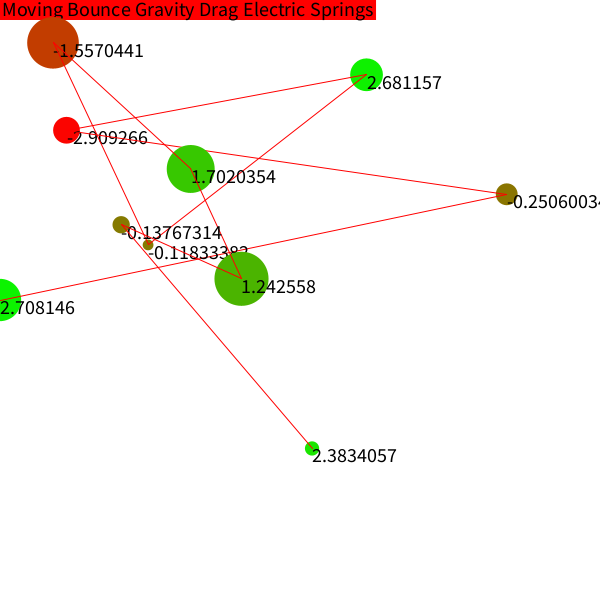
Frame 1 (no input)
Frame 60 (the mouse pressed at the canvas centre just before this capture): identical to frame 1, image omitted
Frame 120 (the mouse held since frame 60 and released just before this capture): identical to frame 1, image omitted

The Processing sketch that drew this single still picture (run headless with seeded random() and noise(); from frame 60 on, the mouse is pressed at the canvas centre):

// Processing sketch: p03
// ── p03.pde
/** -----------------------------------------------
 
 ----------------------------------------------- */


int NUM_ORBS = 10;
int MIN_SIZE = 10;
int MAX_SIZE = 60;
float MIN_MASS = 10;
float MAX_MASS = 100;
float G_CONSTANT = 1;
float D_COEF = 0.1;

int SPRING_LENGTH = 50;
float  SPRING_K = 0.005;
float ELECTRIC_K = 1200;

int MOVING = 0;
int BOUNCE = 1;
int GRAVITY = 2;
int DRAGF = 3;
int ELECTRIC = 4;
int SPRINGS = 5;
boolean[] toggles = new boolean[6];
String[] modes = {"Moving", "Bounce", "Gravity", "Drag", "Electric", "Springs"};

Orb[] orbs;
int orbCount;


void setup()
{
  size(600, 600);

  
  makeOrbs(false);
 

  println(orbs.length);
}//setup


void draw()
{
  background(255);
  displayMode();

  //draw the orbs and springs
  for (int o=0; o < orbCount; o++) {
    orbs[o].display();
    
     stroke(10);
     if(o>0) {
    drawSpring(orbs[o],orbs[o-1]);
     }

    
    //Use drawspring correctly to draw springs
  }//draw orbs & springs

  if (toggles[MOVING]) {
    if(toggles[5]) {
    applySprings();
    }
  
    if(toggles[3]) {
    for (int o=0; o < orbCount; o++) {
      orbs[o].applyForce(orbs[o].getDragForce(D_COEF));
    }
    }
    if(toggles[4]) {
      applyElectricity();
      //applyElectric();
    }
    if(toggles[2]) {
      applyGravity();
    }

    for (int o=0; o < orbCount; o++) {
      orbs[o].move(toggles[BOUNCE]);
    }
  }//moving

}//draw



 


void makeOrbs(boolean ordered)
{
   orbCount = NUM_ORBS;
   orbs = new Orb[orbCount];
   orbs[0]=new FixedOrb(0,height/2,random(MIN_SIZE,MAX_SIZE),random(MIN_MASS,MAX_MASS));
   if(ordered) {
     for(int i = 1;i<orbCount;i++) {
      orbs[i]=new Orb(SPRING_LENGTH*i,height/2,random(MIN_SIZE,MAX_SIZE),random(MIN_MASS,MAX_MASS));
     drawSpring(orbs[i],orbs[i-1]);
   }
 }
 if(!ordered) {
   for(int i = 1;i<orbCount;i++) {
     orbs[i]=new Orb();
   }
 }
 
}//makeOrbs



void drawSpring(Orb o0, Orb o1)
{
  if(dist(o0.center.x,o0.center.y,o1.center.x,o1.center.y)>SPRING_LENGTH) {
   stroke(255,0,0); 
  }
  if(dist(o0.center.x,o0.center.y,o1.center.x,o1.center.y)==SPRING_LENGTH) {
   stroke(0,0,0); 
  }
  if(dist(o0.center.x,o0.center.y,o1.center.x,o1.center.y)<SPRING_LENGTH) {
   stroke(0,255,0); 
  }
  
  line(o0.center.x,o0.center.y,o1.center.x,o1.center.y);
}//drawSpring



void applySprings()
{
  orbs[0].applyForce(orbs[0].getSpring(orbs[1],SPRING_LENGTH,SPRING_K));
  orbs[orbCount-1].applyForce(orbs[orbCount-1].getSpring(orbs[orbCount-2],SPRING_LENGTH,SPRING_K));
  for(int i = 1;i<orbCount-1;i++) {
    orbs[i].applyForce(orbs[i].getSpring(orbs[i-1],SPRING_LENGTH,SPRING_K));
    orbs[i].applyForce(orbs[i].getSpring(orbs[i+1],SPRING_LENGTH,SPRING_K));
  }
}//applySprings

void applyElectricity() {
  for(int i = 0;i<orbCount;i++) {
    for(int j = 0;j<orbCount;j++) {
      if(!(i==j)) {
      orbs[i].applyForce(orbs[i].getElectric(orbs[j],ELECTRIC_K));
      }
    }
  }
}

void applyElectric() {
  orbs[0].applyForce(orbs[0].getElectric(orbs[1],ELECTRIC_K));
  orbs[orbCount-1].applyForce(orbs[orbCount-1].getElectric(orbs[orbCount-2],ELECTRIC_K));
  for(int i = 1;i<orbCount-1;i++) {
    orbs[i].applyForce(orbs[i].getElectric(orbs[i-1],ELECTRIC_K));
    orbs[i].applyForce(orbs[i].getElectric(orbs[i+1],ELECTRIC_K));
  }
}

void applyGravity() {
  orbs[0].applyForce(orbs[0].getGravity(orbs[1],G_CONSTANT));
  orbs[orbCount-1].applyForce(orbs[orbCount-1].getGravity(orbs[orbCount-2],G_CONSTANT));
  for(int i = 1;i<orbCount-1;i++) {
   orbs[i].applyForce(orbs[i].getElectric(orbs[i-1],ELECTRIC_K));
   orbs[1].applyForce(orbs[i].getElectric(orbs[i+1],ELECTRIC_K));
  }
}
void addOrb()
{
  if(orbCount<orbs.length) {
    orbs[orbCount]=new Orb();
    orbCount++;
  }
  if(orbCount>=orbs.length) {
    Orb[] orbsNew = new Orb[orbCount+1];
    arrayCopy(orbs,orbsNew);
    orbs=orbsNew;
    orbs[orbCount]=new Orb();
    orbCount++;
  }
}//addOrb



void keyPressed()
{
  if (key == ' ') {
    toggles[MOVING]  = !toggles[MOVING];
  }
  if (key == 'g') {
    toggles[GRAVITY] = !toggles[GRAVITY];
  }
  if (key == 'b') {
    toggles[BOUNCE]  = !toggles[BOUNCE];
  }
  if (key == 'd') {
    toggles[DRAGF]   = !toggles[DRAGF];
  }
  if (key=='e') {
   toggles[ELECTRIC] = !toggles[ELECTRIC]; 
  }
  if (key=='s') {
    toggles[SPRINGS] = !toggles[SPRINGS];
  }
  if (key == '1') {
    makeOrbs(true);
  }
  if (key == '2') {
    makeOrbs(false);
  }

  if (key == '-') {
    
    if(orbCount>2) {
    orbs[orbCount-1]=null;
    orbCount--;
    }
  }//removal
  if (key == '=' || key == '+') {
   
    addOrb();
  }//addition
}//keyPressed



void displayMode()
{
  textAlign(LEFT, TOP);
  textSize(20);
  noStroke();
  int spacing = 85;
  int x = 0;

  for (int m=0; m<toggles.length; m++) {
    //set box color
    if (toggles[m]) {
      fill(0, 255, 0);
    } else {
      fill(255, 0, 0);
    }

    float w = textWidth(modes[m]);
    rect(x, 0, w+5, 20);
    fill(0);
    text(modes[m], x+2, 2);
    x+= w+5;
  }
}//display

// ── FixedOrb.pde
class FixedOrb extends Orb
{

  /**
used for making fixed orbs with a fixed colour that you want to place and give specific mass to
   */
  FixedOrb(float x, float y, float s, float m)
  {
    super(x, y, s, m);
     color r=color(255,0,0);
    color g=color(0,255,0);
    color c0 = lerpColor(r,g,charge/6+0.5);
c = c0;
  }

  /**
used for making fixed orbs with a fixed colour placed randomly
   */
  FixedOrb()
  {
    super();
     color r=color(255,0,0);
    color g=color(0,255,0);
    color c0 = lerpColor(r,g,charge/6+0.5);
c = c0;
  }

  /**
overrides move so that the fixed orb never moves
   */
  void move(boolean bounce)
  {
    //do nothing
  }
}//fixedOrb

// ── Orb.pde
class Orb
{

  //instance variables
  PVector center;
  PVector velocity;
  PVector acceleration;
  float bsize;
  float mass;
  color c;
  float charge;


  /**
used for making a new orb class placed randomly
   */
  Orb()
  {
    bsize = random(10, MAX_SIZE);
    float x = random(bsize/2, width-bsize/2);
    float y = random(bsize/2, height-bsize/2);
    charge = random(-3,3);
    center = new PVector(x, y);
    mass = random(10, 100);
    velocity = new PVector();
    acceleration = new PVector();
    setColor();
    
  }


  /**
used for making a new orb class placed intentionally
   */
  Orb(float x, float y, float s, float m)
  {
    charge=random(-3,3);
    bsize = s;
    mass = m;
    center = new PVector(x, y);
    velocity = new PVector();
    acceleration = new PVector();
    setColor();
  }


  /**
makes the orb change position based on its velocity and lets it bounce
   */
  void move(boolean bounce)
  {
    if (bounce) {
      xBounce();
      yBounce();
    }

    velocity.add(acceleration);
    center.add(velocity);
    acceleration.mult(0);
  }//move


  /**
applies a force to the velocity, letting outside forces act on the orb
   */
  void applyForce(PVector force)
  {
    PVector scaleForce = force.copy();
    scaleForce.div(mass);
    acceleration.add(scaleForce);
  }


  /**
calculates the drag force acting on the orb
   */
  PVector getDragForce(float cd)
  {
    float dragMag = velocity.mag();
    dragMag = -0.5 * dragMag * dragMag * cd;
    PVector dragForce = velocity.copy();
    dragForce.normalize();
    dragForce.mult(dragMag);
    return dragForce;
  }


  /**
calculates the gravity acting on the orb exerted by the other orb
   */
  PVector getGravity(Orb other, float G)
  {
    float strength = G * mass*other.mass;
    //dont want to divide by 0!
    float r = max(center.dist(other.center), MIN_SIZE);
    strength = strength/ pow(r, 2);
    PVector force = other.center.copy();
    force.sub(center);
    force.mult(strength);
    return force;
  }

  /**
   getSpring()
   
   This should calculate the force felt on the calling object by
   a spring between the calling object and other.
   
   The resulting force should pull the calling object towards
   other if the spring is extended past springLength and should
   push the calling object away from o if the spring is compressed
   to be less than springLength.
   
   F = kx (ABhat)
   k: Spring constant
   x: displacement, the difference of the distance
   between A and B and the length of the spring.
   (ABhat): The normalized vector from A to B
   */
  PVector getSpring(Orb other, int springLength, float springK)
  {
    PVector direction = new PVector();
    direction = PVector.sub(other.center,this.center);
    direction.normalize();
    
    float displacement = this.center.dist(other.center) - springLength;
    float mag = springK * displacement;
    direction.mult(mag);

    return direction;
  }//getSpring
  
  PVector getElectric(Orb other,float elec_k) {
    float r = center.dist(other.center);
    PVector direction = new PVector();
    direction = PVector.sub(other.center,this.center);
    direction.normalize();
    
    
    direction.mult(((abs(charge)*abs(other.charge))/(r*r))*elec_k);
    if((charge>0 && other.charge>0) || (charge<0 && other.charge<0)) {
      direction.mult(-1);
    }
    
    return direction;
  }


  /**
lets the orb bounce off the ceiling and floor
   */
  boolean yBounce()
  {
    if (center.y > height - bsize/2) {
      velocity.y *= -1;
      center.y = height - bsize/2;

      return true;
    }//bottom bounce
    else if (center.y < bsize/2) {
      velocity.y*= -1;
      center.y = bsize/2;
      return true;
    }
    return false;
  }//yBounce


  /**
lets the orb bounce off the walls
   */
  boolean xBounce()
  {
    if (center.x > width - bsize/2) {
      center.x = width - bsize/2;
      velocity.x *= -1;
      return true;
    } else if (center.x < bsize/2) {
      center.x = bsize/2;
      velocity.x *= -1;
      return true;
    }
    return false;
  }//xbounce


  /**
checks if this orb is colliding with the other orb
   */
  boolean collisionCheck(Orb other)
  {
    return ( this.center.dist(other.center)
      <= (this.bsize/2 + other.bsize/2) );
  }//collisionCheck


  /**
sets the orb colour
   */
  void setColor()
  {
    color r=color(255,0,0);
    color g=color(0,255,0);
    color c0 = lerpColor(r,g,charge/6+0.5);
c = c0;
  }//setColor


  //visual behavior
  void display()
  {
    noStroke();
    fill(c);
    circle(center.x, center.y, bsize);
    fill(0);
    text(nf(charge),center.x,center.y);
    //text(mass, center.x, center.y);
  }//display
}//Ball
